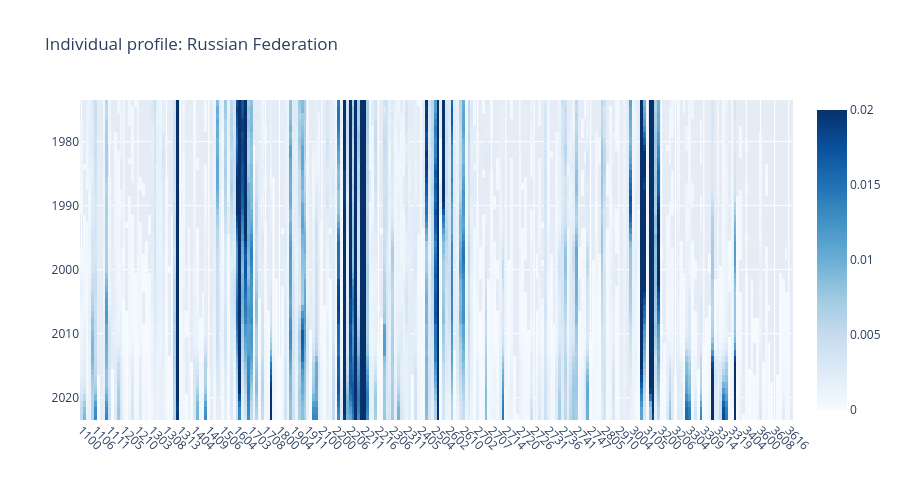

Notebook code for this chart:
### Code cell
country = "RU"
df_plot = df_prob_yearly.xs(country, level=0).dropna(how="all")

uf.plotly_heatmap(df_plot, x_labels=df_plot.columns, y_labels=df_plot.index, z_min=0, z_max=0.02, colorscale="non",
                  title=f"Individual profile: {uf.id2name_country[country]}", line_height=10, x_type="subfield")

### Figure 1 — Plotly figure (JSON) as saved in the notebook; plotly's stock layout.template omitted (floating-point values rounded to 4 significant figures; data arrays with more than 128 entries replaced by an {"elided": "..."} marker saying what was removed)
{"data": [{"colorscale": [[0, "rgb(247,251,255)"], [0.125, "rgb(222,235,247)"], [0.25, "rgb(198,219,239)"], [0.375, "rgb(158,202,225)"], [0.5, "rgb(107,174,214)"], [0.625, "rgb(66,146,198)"], [0.75, "rgb(33,113,181)"], [0.875, "rgb(8,81,156)"], [1, "rgb(8,48,107)"]], "customdata": {"elided": "50x252x2 mixed values"}, "hovertemplate": "<b>X: </b>%{customdata[0]}<br><b>Y: </b>%{customdata[1]}<br><b>Z: </b> %{z:.3f}<br><extra></extra>", "type": "heatmap", "x": {"elided": "252 str values"}, "y": [1974, 1975, 1976, 1977, 1978, 1979, 1980, 1981, 1982, 1983, 1984, 1985, 1986, 1987, 1988, 1989, 1990, 1991, 1992, 1993, 1994, 1995, 1996, 1997, 1998, 1999, 2000, 2001, 2002, 2003, 2004, 2005, 2006, 2007, 2008, 2009, 2010, 2011, 2012, 2013, 2014, 2015, 2016, 2017, 2018, 2019, 2020, 2021, 2022, 2023], "z": {"elided": "50x252 float values"}, "zmax": 0.02, "zmin": 0}], "layout": {"height": 500, "title": {"text": "Individual profile: Russian Federation"}, "xaxis": {"automargin": true, "tickangle": 45}, "yaxis": {"automargin": true, "autorange": "reversed"}}}
